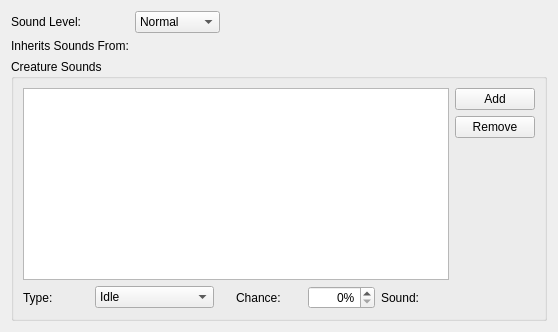
     <widget class="QWidget" name="tabSounds">
      <attribute name="title">
       <string>Sounds</string>
      </attribute>
      <layout class="QGridLayout" name="gridLayout_20">
       <item row="0" column="0">
        <layout class="QGridLayout" name="gridLayout_18">
         <item row="1" column="0">
          <widget class="QLabel" name="label_59">
           <property name="text">
            <string>Inherits Sounds From:</string>
           </property>
           <property name="buddy">
            <cstring>inheritSoundsFrom</cstring>
           </property>
          </widget>
         </item>
         <item row="0" column="0">
          <widget class="QLabel" name="label_58">
           <property name="text">
            <string>Sound Level:</string>
           </property>
           <property name="buddy">
            <cstring>soundLevel</cstring>
           </property>
          </widget>
         </item>
         <item row="1" column="1">
          <widget class="DKFormPicker" name="inheritSoundsFrom">
           <property name="whatsThis">
            <string>&lt;p&gt;Actors can define their own creature sounds, or they can inherit creature sounds from another actor. You can specify an actor to inherit sounds from here. Alternatively, if you're using a template actor and have &quot;Use Traits&quot; enabled, creature sounds will be inherited from the template actor.&lt;/p&gt;
&lt;p&gt;If you select an actor here, you can only select one that does not, itself, inherit creature sounds.&lt;/p&gt;</string>
           </property>
          </widget>
         </item>
         <item row="0" column="1">
          <widget class="QComboBox" name="soundLevel">
           <property name="whatsThis">
            <string>This influences the effect that creature sounds have on stealth and detection. It does not affect the actual volume of the sounds.</string>
           </property>
           <property name="currentIndex">
            <number>1</number>
           </property>
           <item>
            <property name="text">
             <string>Silent</string>
            </property>
           </item>
           <item>
            <property name="text">
             <string>Normal</string>
            </property>
           </item>
           <item>
            <property name="text">
             <string>Loud</string>
            </property>
           </item>
           <item>
            <property name="text">
             <string>Very Loud</string>
            </property>
           </item>
          </widget>
         </item>
        </layout>
       </item>
       <item row="0" column="1">
        <spacer name="horizontalSpacer_15">
         <property name="orientation">
          <enum>Qt::Horizontal</enum>
         </property>
         <property name="sizeHint" stdset="0">
          <size>
           <width>321</width>
           <height>20</height>
          </size>
         </property>
        </spacer>
       </item>
       <item row="1" column="0" colspan="2">
        <widget class="QGroupBox" name="groupBox_11">
         <property name="title">
          <string>Creature Sounds</string>
         </property>
         <layout class="QGridLayout" name="gridLayout_19">
          <item row="0" column="1">
           <layout class="QVBoxLayout" name="verticalLayout_11">
            <item>
             <widget class="QPushButton" name="buttonCreaSoundAdd">
              <property name="text">
               <string>Add</string>
              </property>
             </widget>
            </item>
            <item>
             <widget class="QPushButton" name="buttonCreaSoundRemove">
              <property name="text">
               <string>Remove</string>
              </property>
             </widget>
            </item>
            <item>
             <spacer name="verticalSpacer_13">
              <property name="orientation">
               <enum>Qt::Vertical</enum>
              </property>
              <property name="sizeHint" stdset="0">
               <size>
                <width>20</width>
                <height>40</height>
               </size>
              </property>
             </spacer>
            </item>
           </layout>
          </item>
          <item row="1" column="0" colspan="2">
           <layout class="QHBoxLayout" name="horizontalLayout_8">
            <item>
             <widget class="QLabel" name="label_60">
              <property name="text">
               <string>Type:</string>
              </property>
              <property name="buddy">
               <cstring>currentCreaSoundType</cstring>
              </property>
             </widget>
            </item>
            <item>
             <widget class="QComboBox" name="currentCreaSoundType">
              <property name="whatsThis">
               <string>&lt;p&gt;In general, the various creature sound types are designed to play when specific animations occur. However, the system appears to be a leftover from &lt;i&gt;Fallout 3&lt;/i&gt; and &lt;i&gt;Fallout: New Vegas&lt;/i&gt;: it's functional, and creatures in Skyrim define some sounds, but none of those creatures' behavior graphs appear to trigger the animation events needed to actually play creature sounds. Bethesda seems to prefer mechanisms like &lt;code&gt;SoundPlay.SoundEditorIDHere&lt;/code&gt; animation events when they want to match sounds to animations.&lt;/p&gt;
&lt;dl&gt;
   &lt;dt&gt;&lt;b&gt;Attack&lt;/b&gt;&lt;/dt&gt;
      &lt;dd&gt;&lt;p&gt;Plays when the &lt;code&gt;enum_attack&lt;/code&gt; animation event occurs.&lt;/p&gt;&lt;/dd&gt;
   &lt;dt&gt;&lt;b&gt;Aware&lt;/b&gt;&lt;/dt&gt;
      &lt;dd&gt;&lt;p&gt;Plays when the &lt;code&gt;enum_aware&lt;/code&gt; animation event occurs.&lt;/p&gt;&lt;/dd&gt;
   &lt;dt&gt;&lt;b&gt;Death&lt;/b&gt;&lt;/dt&gt;
      &lt;dd&gt;&lt;p&gt;Plays when the &lt;code&gt;enum_death&lt;/code&gt; animation event occurs.&lt;/p&gt;&lt;/dd&gt;
   &lt;dt&gt;&lt;b&gt;Hit&lt;/b&gt;&lt;/dt&gt;
      &lt;dd&gt;&lt;p&gt;Plays when the &lt;code&gt;enum_hit&lt;/code&gt; animation event occurs.&lt;/p&gt;&lt;/dd&gt;
   &lt;dt&gt;&lt;b&gt;Idle&lt;/b&gt;&lt;/dt&gt;
      &lt;dd&gt;&lt;p&gt;Plays when the &lt;code&gt;enum_idle&lt;/code&gt; animation event occurs.&lt;/p&gt;&lt;/dd&gt;
   &lt;dt&gt;&lt;b&gt;Weapon&lt;/b&gt;&lt;/dt&gt;
      &lt;dd&gt;&lt;p&gt;Plays when the &lt;code&gt;enum_weapon&lt;/code&gt; animation event occurs.&lt;/p&gt;&lt;/dd&gt;
   &lt;dt&gt;&lt;b&gt;Conscious Loop&lt;/b&gt;&lt;/dt&gt;
      &lt;dd&gt;
         &lt;p&gt;The sound is played for as long as the creature is alive. The chance to play must be set to 100%, and the sound must be set to loop.&lt;/p&gt;
         &lt;p&gt;Internally, this appears to map to the &lt;code&gt;enum_awake&lt;/code&gt; animation event, so in theory, that event would also trigger this sound to play.&lt;/p&gt;
      &lt;/dd&gt;
   &lt;dt&gt;&lt;b&gt;Movement Loop&lt;/b&gt;&lt;/dt&gt;
      &lt;dd&gt;
         &lt;p&gt;The sound is played while the creature is moving. The chance to play must be set to 100%, and the sound must be set to loop.&lt;/p&gt;
         &lt;p&gt;Internally, this appears to map to the &lt;code&gt;enum_movement&lt;/code&gt; animation event.&lt;/p&gt;
      &lt;/dd&gt;
&lt;/dl&gt;</string>
              </property>
              <item>
               <property name="text">
                <string>Idle</string>
               </property>
              </item>
              <item>
               <property name="text">
                <string>Aware</string>
               </property>
              </item>
              <item>
               <property name="text">
                <string>Attack</string>
               </property>
              </item>
              <item>
               <property name="text">
                <string>Hit</string>
               </property>
              </item>
              <item>
               <property name="text">
                <string>Death</string>
               </property>
              </item>
              <item>
               <property name="text">
                <string>Weapon</string>
               </property>
              </item>
              <item>
               <property name="text">
                <string>Movement Loop</string>
               </property>
              </item>
              <item>
               <property name="text">
                <string>Conscious Loop</string>
               </property>
              </item>
             </widget>
            </item>
            <item>
             <spacer name="horizontalSpacer_16">
              <property name="orientation">
               <enum>Qt::Horizontal</enum>
              </property>
              <property name="sizeType">
               <enum>QSizePolicy::Fixed</enum>
              </property>
              <property name="sizeHint" stdset="0">
               <size>
                <width>16</width>
                <height>8</height>
               </size>
              </property>
             </spacer>
            </item>
            <item>
             <widget class="QLabel" name="label_61">
              <property name="text">
               <string>Chance:</string>
              </property>
              <property name="buddy">
               <cstring>currentCreaSoundChance</cstring>
              </property>
             </widget>
            </item>
            <item>
             <widget class="QSpinBox" name="currentCreaSoundChance">
              <property name="whatsThis">
               <string>For sounds that are keyed to the creature's animations, this controls the likelihood that the sound will play each time the appropriate point in the animation is reached. This can be used to prevent excessive noise, for animations that play constantly or very frequently.</string>
              </property>
              <property name="alignment">
               <set>Qt::AlignRight|Qt::AlignTrailing|Qt::AlignVCenter</set>
              </property>
              <property name="suffix">
               <string>%</string>
              </property>
              <property name="maximum">
               <number>100</number>
              </property>
             </widget>
            </item>
            <item>
             <widget class="QLabel" name="label_62">
              <property name="text">
               <string>Sound:</string>
              </property>
              <property name="buddy">
               <cstring>currentCreaSoundForm</cstring>
              </property>
             </widget>
            </item>
            <item>
             <spacer name="horizontalSpacer_17">
              <property name="orientation">
               <enum>Qt::Horizontal</enum>
              </property>
              <property name="sizeType">
               <enum>QSizePolicy::Fixed</enum>
              </property>
              <property name="sizeHint" stdset="0">
               <size>
                <width>16</width>
                <height>8</height>
               </size>
              </property>
             </spacer>
            </item>
            <item>
             <widget class="DKFormPicker" name="currentCreaSoundForm"/>
            </item>
           </layout>
          </item>
          <item row="0" column="0">
           <widget class="QTableView" name="creatureSoundsTable"/>
          </item>
         </layout>
        </widget>
       </item>
      </layout>
     </widget>
